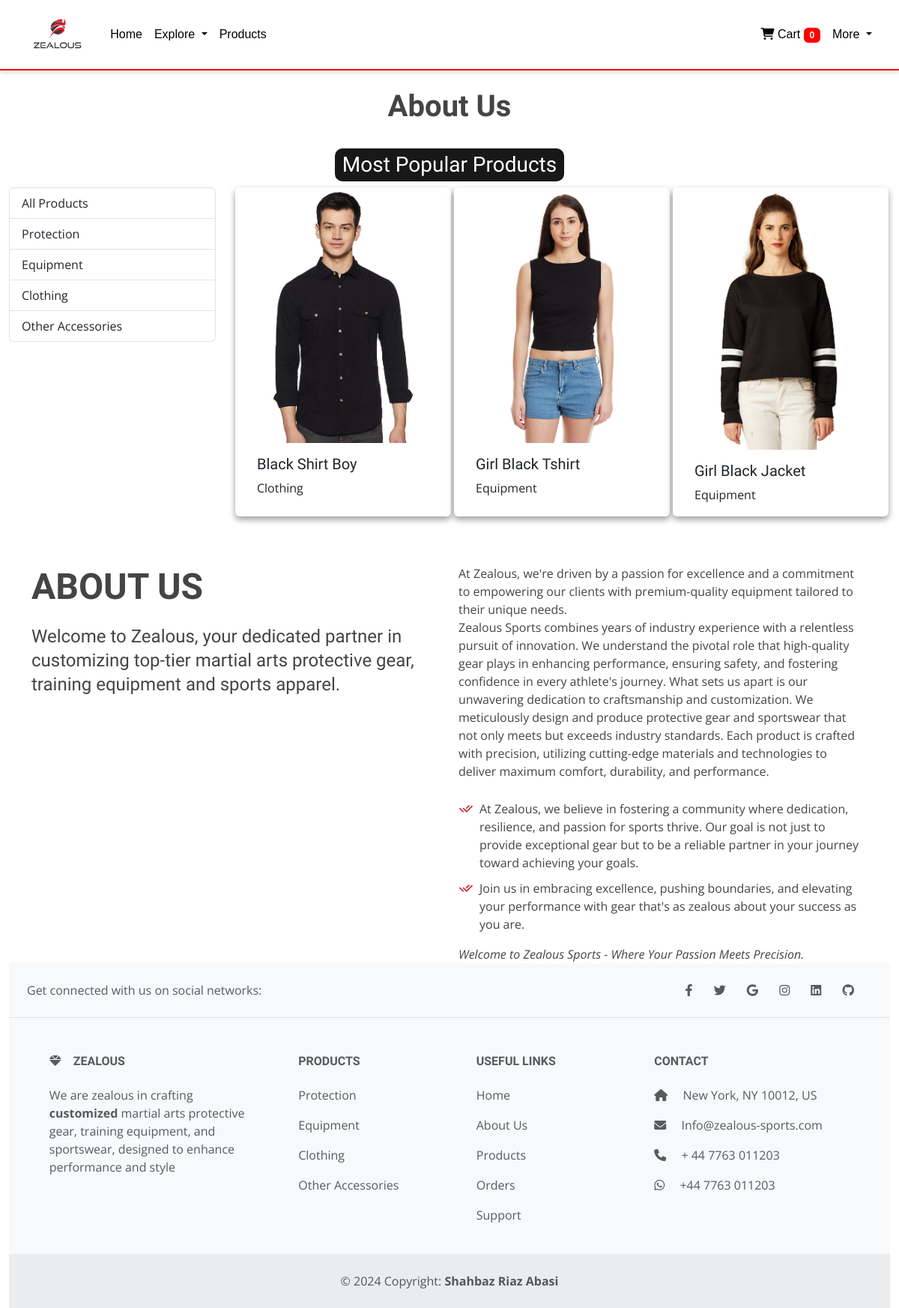
The page /about/ on the database its author committed.
### store/models/category.py (models this page shows, shortened)
class Category(models.Model):
    name = models.CharField(max_length=20)
    @staticmethod
    def get_all_category():
        return Category.objects.all()
    def __str__(self):
        return self.name

### store/models/product.py (models this page shows, shortened)
class Product(models.Model):
    name = models.CharField(max_length=50)
    price = models.IntegerField(default=0)
    category= models.ForeignKey(Category, on_delete=models.CASCADE, default=1)
    description = models.CharField(max_length=1000, default='')
    image = models.ImageField(upload_to='products/')
    image2 = models.ImageField(upload_to='products/', null=True, blank=True)
    image3 = models.ImageField(upload_to='products/', null=True, blank=True)
    @staticmethod
    def get_all_products():
        return Product.objects.all()

### store/views.py (the view)
# urls.py: path('about/', about, name='about'),
def about(request):
    categories = Category.get_all_category()
    category_id = request.GET.get('category')
    products = None
    if category_id:
        products = Product.get_all_products_by_id(category_id)
    else:
        products = Product.get_all_products()
    customer = None
    if 'customer_id' in request.session:
        customer = Customer.objects.filter(id=request.session['customer_id']).first()
    cart = request.session.get('cart', {})
    context = {
        'Categories': categories,
        'products': products,
        'Customer': customer,
        'cart': cart
    }
    return render(request, 'about.html', context)

### store/templates/about.html
{% extends "base.html" %}
{% load cart %}
{% load custom_filter %}
{% load static %}
{% block content %}
<h1 class="text-center fw-bold mt-5">About Us</h1>
<div class="container-fluid mt-2">
  <div class="row">
    <div class="col-12 text-center mt-4">
      <h3 class="text-background-black" >Most Popular Products {{ Customer.first_name }}</h3>
    </div>
    <div class="col-lg-3">
      <div class="list-group">
        <a href="/about" class="list-group-item list-group-item-action">All Products</a>
        {% for category in Categories %}
        <a href="{% url 'about' %}?category={{ category.id }}" class="list-group-item list-group-item-action">{{ category.name }}</a>
        {% endfor %}
      </div>
    </div>
  <div class="col-lg-9 mx-auto" id="product">
    <div class="row mx-auto">
      {% for product in products|slice:":3" %}
      <div class="card mx-auto mb-3 product-card" id="{{ product.id }}" style="width: 18rem;">
        <img src="{{ product.image.url }}" alt="Product Image">
        <div class="card-body">
          <h5 class="card-title">{{ product.name }}</h5>
          <p class="card-text">{{ product.category }}</p>
        </div>
      </div>
      {% endfor %}
    </div>
  </div>
</div>
<section id="about" class="mt-5 about">
  <div class="container">
    <div class="row content">
      <div class="col-lg-6">
        <h2>About Us</h2>
        <h3>Welcome to Zealous, your dedicated partner in customizing top-tier martial arts protective gear, training equipment and sports apparel. </h3>
      </div>
      <div class="col-lg-6 pt-4 pt-lg-0">
        <p>
          At Zealous, we're driven by a passion for excellence and a commitment to empowering our clients with premium-quality equipment tailored to their unique needs.<br>
          Zealous Sports combines years of industry experience with a relentless pursuit of innovation. We understand the pivotal role that high-quality gear plays in enhancing performance, ensuring safety, and fostering confidence in every athlete's journey.
          What sets us apart is our unwavering dedication to craftsmanship and customization. We meticulously design and produce protective gear and sportswear that not only meets but exceeds industry standards. Each product is crafted with precision, utilizing cutting-edge materials and technologies to deliver maximum comfort, durability, and performance.
        </p>
        <ul>
          <li><i class="ri-check-double-line"></i>At Zealous, we believe in fostering a community where dedication, resilience, and passion for sports thrive. Our goal is not just to provide exceptional gear but to be a reliable partner in your journey toward achieving your goals.</li>
          <li><i class="ri-check-double-line"></i> Join us in embracing excellence, pushing boundaries, and elevating your performance with gear that's as zealous about your success as you are.</li>
        </ul>
        <p class="fst-italic">
          Welcome to Zealous Sports - Where Your Passion Meets Precision.
        </p>
      </div>
    </div>
  </div>
</section>
{% endblock %}
{% block footer %}
{% include "footer.html" %}
{% endblock %}

### store/templates/footer.html
<footer class="text-center text-lg-start bg-body-tertiary text-muted">
  <section class="d-flex justify-content-center justify-content-lg-between p-4 border-bottom">
    <div class="me-5 d-none d-lg-block">
      <span>Get connected with us on social networks:</span>
    </div>
    <div>
      <a href="" class="me-4 text-reset">
        <i class="fab fa-facebook-f"></i>
      </a>
      <a href="" class="me-4 text-reset">
        <i class="fab fa-twitter"></i>
      </a>
      <a href="" class="me-4 text-reset">
        <i class="fab fa-google"></i>
      </a>
      <a href="" class="me-4 text-reset">
        <i class="fab fa-instagram"></i>
      </a>
      <a href="" class="me-4 text-reset">
        <i class="fab fa-linkedin"></i>
      </a>
      <a href="" class="me-4 text-reset">
        <i class="fab fa-github"></i>
      </a>
    </div>
  </section>
  <section class="">
    <div class="container text-center text-md-start mt-5">
      <div class="row mt-3">
        <div class="col-md-3 col-lg-4 col-xl-3 mx-auto mb-4">
          <h6 class="text-uppercase fw-bold mb-4">
            <i class="fas fa-gem me-3"></i>ZEALOUS
          </h6>
          <p>
            We are zealous in crafting <strong>customized</strong>  martial arts protective gear, training equipment, and sportswear, designed to enhance performance and style
          </p>
        </div>
        <div class="col-md-2 col-lg-2 col-xl-2 mx-auto mb-4">
          <h6 class="text-uppercase fw-bold mb-4">
            Products
          </h6>
          <p>
            {% for category in Categories %}
            <a href="{% url 'products' %}?category={{ category.id }}" class="mt-3 mb-3 list-group-item list-group-item-action">{{ category.name }}</a>
            {% endfor %}
          </p>
        </div>
        <div class="col-md-3 col-lg-2 col-xl-2 mx-auto mb-4">
          <h6 class="text-uppercase fw-bold mb-4">
            Useful links
          </h6>
          <p>
            <a href="/" class="text-reset">Home</a>
          </p>
          <p>
            <a href="#!" class="text-reset">About Us</a>
          </p>
          <p>
            <a href="/products" class="text-reset">Products</a>
          </p>
          <p>
            <a href="/order" class="text-reset">Orders</a>
          </p>
          <p>
            <a href="#!" class="text-reset">Support</a>
          </p>
        </div>
        <div class="col-md-4 col-lg-3 col-xl-3 mx-auto mb-md-0 mb-4">
          <h6 class="text-uppercase fw-bold mb-4">Contact</h6>
          <p><i class="fas fa-home me-3"></i> New York, NY 10012, US</p>
          <p>
            <i class="fas fa-envelope me-3"></i>
            Info@zealous-sports.com
          </p>
          <p><i class="fas fa-phone me-3"></i> + 44 7763 011203</p>
          <p><i class="fab fa-whatsapp me-3"></i> +44 7763 011203</p>
        </div>
      </div>
    </div>
  </section>
  <div class="text-center p-4" style="background-color: rgba(0, 0, 0, 0.05);">
    © 2024 Copyright:
    <a class="text-reset fw-bold" target="_blank" href="https://shahbazriaz.online/">Shahbaz Riaz Abasi</a>
  </div>
</footer>

### store/static/css/main.css (style rules this page uses)
body { font-family: "Open Sans", sans-serif; color: #444444; padding-top: 70px; }
a { text-decoration: none; color: #d9232d; }
h1, h2, h3, h4, h5, h6 { font-family: "Raleway", sans-serif; }
.text-background-black { background-color: rgba(0, 0, 0, 1); color: #ffffff; opacity: 90%; padding: 10px; padding: 5px 10px; display: inline-block; border-radius: 10px; justify-content: center; }
.about .content h2 { font-weight: 700; font-size: 48px; line-height: 60px; margin-bottom: 20px; text-transform: uppercase; }
.about .content h3 { font-weight: 500; line-height: 32px; font-size: 24px; }
.about .content ul { list-style: none; padding: 0; }
.about .content ul li { padding: 10px 0 0 28px; position: relative; }
.about .content ul i { left: 0; top: 7px; position: absolute; font-size: 20px; color: #d9232d; }
.about .content p:last-child { margin-bottom: 0; }
#product .card { transition: transform 0.3s ease, border 0.3s ease; border: 0.5px solid transparent; box-shadow: 0 4px 8px rgba(0, 0, 0, 0.4); }

### rows shown on the page
Category: name "Protection"
Category: name "Equipment"
Category: name "Clothing"
Category: name "Other Accessories"
Product: image (picture), name "Black Shirt Boy", category "Clothing"
Product: image (picture), name "Girl Black Tshirt", category "Equipment"
Product: image (picture), name "Girl Black Jacket", category "Equipment"

### other values the page prints
{{ request.session.cart|length }} "0"
